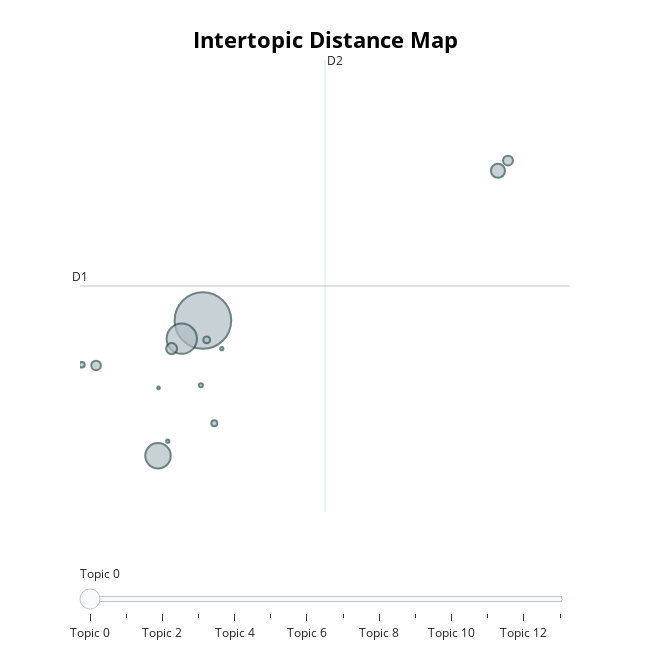

Notebook source saved alongside this figure:
### Code cell
topic_model_hdbscan.visualize_barchart(top_n_topics=15)
topic_model_hdbscan.visualize_topics()

### Figure 1 — Plotly figure (JSON) as saved in the notebook; plotly's stock layout.template omitted (floating-point values rounded to 4 significant figures)
{"data": [{"customdata": [[0, "ganjar | mahfud | indonesia | dukung | rakyat", 15611], [1, "presiden | calon | demokrasi | partai | pilih", 4483], [2, "03 | kayak | suara | pasang | menang", 3182], [3, "program | koruptor | nusakambangan | penjara | ganjar", 958], [4, "debat | presiden | calon | wakil | 03", 589], [5, "internet | gratis | digital | program | ganjar", 469], [6, "ekonomi | investasi | mahfud | set | sat", 444], [7, "porno | video | tonton | suka | film", 228], [8, "strategi | strategis | terobos | ganjar | langkah", 169], [9, "mikro | tengah | usaha | lokal | ganjar", 147], [10, "kartu | duduk | tanda | elektonik | korupsi", 74], [11, "produk | lokal | keren | ganjar | cinta", 50], [12, "data | omon | bantah | 03 | fakta", 49], [13, "all | in | ganjar | sp | jn", 34]], "hovertemplate": "<b>Topic %{customdata[0]}</b><br>%{customdata[1]}<br>Size: %{customdata[2]}", "legendgroup": "", "marker": {"color": "#B0BEC5", "line": {"color": "DarkSlateGrey", "width": 2}, "size": [15611, 4483, 3182, 958, 589, 469, 444, 228, 169, 147, 74, 50, 49, 34], "sizemode": "area", "sizeref": 9.757, "symbol": "circle"}, "mode": "markers", "name": "", "orientation": "v", "showlegend": false, "type": "scatter", "x": [3.367, 2.709, 1.969, 12.55, 2.393, 12.86, 0.04171, 3.484, 3.721, -0.3984, 3.304, 3.954, 2.273, 1.986], "xaxis": "x", "y": [13.75, 13.26, 10.1, 17.78, 12.99, 18.06, 12.54, 13.22, 10.98, 12.55, 12.0, 12.99, 10.5, 11.93], "yaxis": "y"}], "layout": {"annotations": [{"showarrow": false, "text": "D1", "x": -0.4582, "y": 14.68, "yshift": 10}, {"showarrow": false, "text": "D2", "x": 7.166, "xshift": 10, "y": 20.76}], "height": 650, "hoverlabel": {"bgcolor": "white", "font": {"family": "Rockwell", "size": 16}}, "legend": {"itemsizing": "constant", "tracegroupgap": 0}, "margin": {"t": 60}, "shapes": [{"line": {"color": "#CFD8DC", "width": 2}, "type": "line", "x0": 7.166, "x1": 7.166, "y0": 8.588, "y1": 20.76}, {"line": {"color": "#9E9E9E", "width": 2}, "type": "line", "x0": -0.4582, "x1": 14.79, "y0": 14.68, "y1": 14.68}], "sliders": [{"active": 0, "pad": {"t": 50}, "steps": [{"args": [{"marker.color": [["red", "#B0BEC5", "#B0BEC5", "#B0BEC5", "#B0BEC5", "#B0BEC5", "#B0BEC5", "#B0BEC5", "#B0BEC5", "#B0BEC5", "#B0BEC5", "#B0BEC5", "#B0BEC5", "#B0BEC5"]]}], "label": "Topic 0", "method": "update"}, {"args": [{"marker.color": [["#B0BEC5", "red", "#B0BEC5", "#B0BEC5", "#B0BEC5", "#B0BEC5", "#B0BEC5", "#B0BEC5", "#B0BEC5", "#B0BEC5", "#B0BEC5", "#B0BEC5", "#B0BEC5", "#B0BEC5"]]}], "label": "Topic 1", "method": "update"}, {"args": [{"marker.color": [["#B0BEC5", "#B0BEC5", "red", "#B0BEC5", "#B0BEC5", "#B0BEC5", "#B0BEC5", "#B0BEC5", "#B0BEC5", "#B0BEC5", "#B0BEC5", "#B0BEC5", "#B0BEC5", "#B0BEC5"]]}], "label": "Topic 2", "method": "update"}, {"args": [{"marker.color": [["#B0BEC5", "#B0BEC5", "#B0BEC5", "red", "#B0BEC5", "#B0BEC5", "#B0BEC5", "#B0BEC5", "#B0BEC5", "#B0BEC5", "#B0BEC5", "#B0BEC5", "#B0BEC5", "#B0BEC5"]]}], "label": "Topic 3", "method": "update"}, {"args": [{"marker.color": [["#B0BEC5", "#B0BEC5", "#B0BEC5", "#B0BEC5", "red", "#B0BEC5", "#B0BEC5", "#B0BEC5", "#B0BEC5", "#B0BEC5", "#B0BEC5", "#B0BEC5", "#B0BEC5", "#B0BEC5"]]}], "label": "Topic 4", "method": "update"}, {"args": [{"marker.color": [["#B0BEC5", "#B0BEC5", "#B0BEC5", "#B0BEC5", "#B0BEC5", "red", "#B0BEC5", "#B0BEC5", "#B0BEC5", "#B0BEC5", "#B0BEC5", "#B0BEC5", "#B0BEC5", "#B0BEC5"]]}], "label": "Topic 5", "method": "update"}, {"args": [{"marker.color": [["#B0BEC5", "#B0BEC5", "#B0BEC5", "#B0BEC5", "#B0BEC5", "#B0BEC5", "red", "#B0BEC5", "#B0BEC5", "#B0BEC5", "#B0BEC5", "#B0BEC5", "#B0BEC5", "#B0BEC5"]]}], "label": "Topic 6", "method": "update"}, {"args": [{"marker.color": [["#B0BEC5", "#B0BEC5", "#B0BEC5", "#B0BEC5", "#B0BEC5", "#B0BEC5", "#B0BEC5", "red", "#B0BEC5", "#B0BEC5", "#B0BEC5", "#B0BEC5", "#B0BEC5", "#B0BEC5"]]}], "label": "Topic 7", "method": "update"}, {"args": [{"marker.color": [["#B0BEC5", "#B0BEC5", "#B0BEC5", "#B0BEC5", "#B0BEC5", "#B0BEC5", "#B0BEC5", "#B0BEC5", "red", "#B0BEC5", "#B0BEC5", "#B0BEC5", "#B0BEC5", "#B0BEC5"]]}], "label": "Topic 8", "method": "update"}, {"args": [{"marker.color": [["#B0BEC5", "#B0BEC5", "#B0BEC5", "#B0BEC5", "#B0BEC5", "#B0BEC5", "#B0BEC5", "#B0BEC5", "#B0BEC5", "red", "#B0BEC5", "#B0BEC5", "#B0BEC5", "#B0BEC5"]]}], "label": "Topic 9", "method": "update"}, {"args": [{"marker.color": [["#B0BEC5", "#B0BEC5", "#B0BEC5", "#B0BEC5", "#B0BEC5", "#B0BEC5", "#B0BEC5", "#B0BEC5", "#B0BEC5", "#B0BEC5", "red", "#B0BEC5", "#B0BEC5", "#B0BEC5"]]}], "label": "Topic 10", "method": "update"}, {"args": [{"marker.color": [["#B0BEC5", "#B0BEC5", "#B0BEC5", "#B0BEC5", "#B0BEC5", "#B0BEC5", "#B0BEC5", "#B0BEC5", "#B0BEC5", "#B0BEC5", "#B0BEC5", "red", "#B0BEC5", "#B0BEC5"]]}], "label": "Topic 11", "method": "update"}, {"args": [{"marker.color": [["#B0BEC5", "#B0BEC5", "#B0BEC5", "#B0BEC5", "#B0BEC5", "#B0BEC5", "#B0BEC5", "#B0BEC5", "#B0BEC5", "#B0BEC5", "#B0BEC5", "#B0BEC5", "red", "#B0BEC5"]]}], "label": "Topic 12", "method": "update"}, {"args": [{"marker.color": [["#B0BEC5", "#B0BEC5", "#B0BEC5", "#B0BEC5", "#B0BEC5", "#B0BEC5", "#B0BEC5", "#B0BEC5", "#B0BEC5", "#B0BEC5", "#B0BEC5", "#B0BEC5", "#B0BEC5", "red"]]}], "label": "Topic 13", "method": "update"}]}], "title": {"font": {"color": "Black", "size": 22}, "text": "<b>Intertopic Distance Map</b>", "x": 0.5, "xanchor": "center", "y": 0.95, "yanchor": "top"}, "width": 650, "xaxis": {"anchor": "y", "domain": [0, 1], "range": [-0.4582, 14.79], "title": {"text": ""}, "visible": false}, "yaxis": {"anchor": "x", "domain": [0, 1], "range": [8.588, 20.76], "title": {"text": ""}, "visible": false}}}
